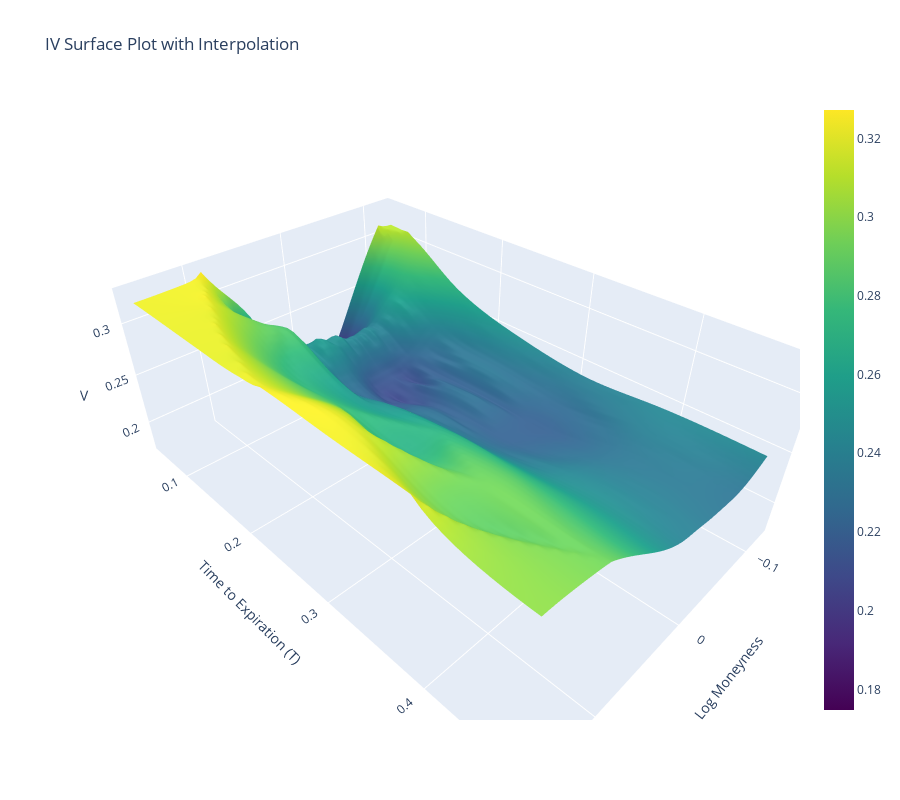

Notebook code cell kept with this figure:
### Code cell
plot_greeks_surface(df_greeks, greek = 'iv')

### Figure 1 — Plotly figure (JSON) as saved in the notebook; plotly's stock layout.template omitted (floating-point values rounded to 4 significant figures; data arrays with more than 128 entries replaced by an {"elided": "..."} marker saying what was removed)
{"data": [{"colorscale": [[0, "#440154"], [0.1111, "#482878"], [0.2222, "#3e4989"], [0.3333, "#31688e"], [0.4444, "#26828e"], [0.5556, "#1f9e89"], [0.6667, "#35b779"], [0.7778, "#6ece58"], [0.8889, "#b5de2b"], [1, "#fde725"]], "connectgaps": true, "type": "surface", "x": {"elided": "50x50 float values"}, "y": {"elided": "50x50 float values"}, "z": {"elided": "50x50 float values"}}], "layout": {"height": 800, "scene": {"xaxis": {"title": {"text": "Log Moneyness"}}, "yaxis": {"title": {"text": "Time to Expiration (T)"}}, "zaxis": {"title": {"text": "IV"}}}, "title": {"text": "IV Surface Plot with Interpolation"}, "width": 900}}
